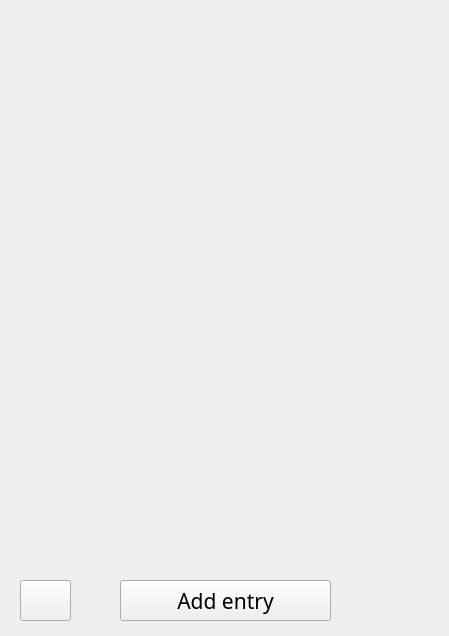
<?xml version="1.0" encoding="UTF-8"?>
<ui version="4.0">
 <class>MainWindow</class>
 <widget class="QMainWindow" name="MainWindow">
  <property name="geometry">
   <rect>
    <x>0</x>
    <y>0</y>
    <width>449</width>
    <height>636</height>
   </rect>
  </property>
  <property name="sizePolicy">
   <sizepolicy hsizetype="Preferred" vsizetype="Preferred">
    <horstretch>0</horstretch>
    <verstretch>0</verstretch>
   </sizepolicy>
  </property>
  <property name="windowTitle">
   <string>Clinic</string>
  </property>
  <property name="windowIcon">
   <iconset>
    <normaloff>../resources/images/clinic_icon.png</normaloff>../resources/images/clinic_icon.png</iconset>
  </property>
  <widget class="QWidget" name="centralwidget">
   <property name="sizePolicy">
    <sizepolicy hsizetype="Preferred" vsizetype="Preferred">
     <horstretch>0</horstretch>
     <verstretch>0</verstretch>
    </sizepolicy>
   </property>
   <widget class="QPushButton" name="help_button">
    <property name="geometry">
     <rect>
      <x>20</x>
      <y>580</y>
      <width>51</width>
      <height>41</height>
     </rect>
    </property>
    <property name="text">
     <string/>
    </property>
    <property name="icon">
     <iconset>
      <normaloff>../resources/images/info_icon.png</normaloff>../resources/images/info_icon.png</iconset>
    </property>
    <property name="iconSize">
     <size>
      <width>30</width>
      <height>30</height>
     </size>
    </property>
   </widget>
   <widget class="QWidget" name="layoutWidget">
    <property name="geometry">
     <rect>
      <x>50</x>
      <y>30</y>
      <width>351</width>
      <height>531</height>
     </rect>
    </property>
    <layout class="QVBoxLayout" name="fields_vl"/>
   </widget>
   <widget class="QPushButton" name="add_entry_button">
    <property name="geometry">
     <rect>
      <x>120</x>
      <y>580</y>
      <width>211</width>
      <height>41</height>
     </rect>
    </property>
    <property name="font">
     <font>
      <family>Yu Gothic</family>
      <pointsize>16</pointsize>
     </font>
    </property>
    <property name="text">
     <string>Add entry</string>
    </property>
   </widget>
  </widget>
 </widget>
 <resources/>
 <connections/>
</ui>
